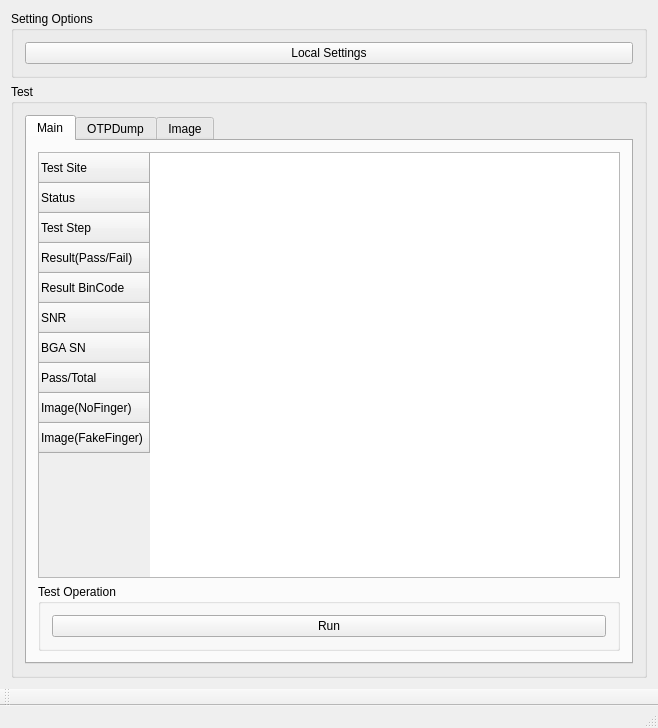
<?xml version="1.0" encoding="UTF-8"?>
<ui version="4.0">
 <class>FPS_TestExecutiveClass</class>
 <widget class="QMainWindow" name="FPS_TestExecutiveClass">
  <property name="geometry">
   <rect>
    <x>0</x>
    <y>0</y>
    <width>658</width>
    <height>728</height>
   </rect>
  </property>
  <property name="windowTitle">
   <string>FPS Test Executive</string>
  </property>
  <widget class="QWidget" name="centralWidget">
   <layout class="QGridLayout" name="gridLayout_4">
    <item row="0" column="0">
     <widget class="QGroupBox" name="SettingOptionGroupBox">
      <property name="title">
       <string>Setting Options</string>
      </property>
      <layout class="QGridLayout" name="gridLayout_2">
       <item row="0" column="0">
        <widget class="QPushButton" name="LocalSettingsPushButton">
         <property name="text">
          <string>Local Settings</string>
         </property>
        </widget>
       </item>
      </layout>
     </widget>
    </item>
    <item row="1" column="0">
     <widget class="QGroupBox" name="TestGroupBox">
      <property name="title">
       <string>Test</string>
      </property>
      <layout class="QGridLayout" name="gridLayout">
       <item row="0" column="0">
        <widget class="QTabWidget" name="tabWidget">
         <property name="currentIndex">
          <number>0</number>
         </property>
         <widget class="QWidget" name="tab">
          <attribute name="title">
           <string>Main</string>
          </attribute>
          <layout class="QVBoxLayout" name="verticalLayout_3">
           <item>
            <layout class="QHBoxLayout" name="horizontalLayout">
             <item>
              <widget class="QTableWidget" name="TestTableWidget">
               <property name="autoScroll">
                <bool>false</bool>
               </property>
               <property name="selectionMode">
                <enum>QAbstractItemView::SingleSelection</enum>
               </property>
               <property name="selectionBehavior">
                <enum>QAbstractItemView::SelectRows</enum>
               </property>
               <property name="textElideMode">
                <enum>Qt::ElideMiddle</enum>
               </property>
               <row>
                <property name="text">
                 <string>Test Site</string>
                </property>
               </row>
               <row>
                <property name="text">
                 <string>Status</string>
                </property>
               </row>
               <row>
                <property name="text">
                 <string>Test Step</string>
                </property>
               </row>
               <row>
                <property name="text">
                 <string>Result(Pass/Fail)</string>
                </property>
                <property name="background">
                 <color>
                  <red>85</red>
                  <green>255</green>
                  <blue>0</blue>
                 </color>
                </property>
               </row>
               <row>
                <property name="text">
                 <string>Result BinCode</string>
                </property>
               </row>
               <row>
                <property name="text">
                 <string>SNR</string>
                </property>
               </row>
               <row>
                <property name="text">
                 <string>BGA SN</string>
                </property>
               </row>
               <row>
                <property name="text">
                 <string>Pass/Total</string>
                </property>
               </row>
               <row>
                <property name="text">
                 <string>Image(NoFinger)</string>
                </property>
               </row>
               <row>
                <property name="text">
                 <string>Image(FakeFinger)</string>
                </property>
               </row>
              </widget>
             </item>
            </layout>
           </item>
           <item>
            <widget class="QGroupBox" name="TestOperationGroupBox">
             <property name="title">
              <string>Test Operation</string>
             </property>
             <layout class="QGridLayout" name="gridLayout_3">
              <item row="0" column="0">
               <widget class="QPushButton" name="pushButtonRun">
                <property name="text">
                 <string>Run</string>
                </property>
               </widget>
              </item>
             </layout>
            </widget>
           </item>
          </layout>
         </widget>
         <widget class="QWidget" name="tab_2">
          <attribute name="title">
           <string>OTPDump</string>
          </attribute>
          <layout class="QVBoxLayout" name="verticalLayout">
           <item>
            <layout class="QHBoxLayout" name="horizontalLayout_2">
             <item>
              <widget class="QComboBox" name="comboBox"/>
             </item>
             <item>
              <widget class="QPushButton" name="pushButtonGetVer">
               <property name="text">
                <string>GetVer</string>
               </property>
              </widget>
             </item>
             <item>
              <widget class="QPushButton" name="pushButtonReadOTP">
               <property name="text">
                <string>ReadOTP</string>
               </property>
              </widget>
             </item>
            </layout>
           </item>
           <item>
            <widget class="QTextBrowser" name="textBrowser"/>
           </item>
          </layout>
         </widget>
         <widget class="QWidget" name="tab_3">
          <attribute name="title">
           <string>Image</string>
          </attribute>
          <widget class="QGroupBox" name="CalibtrationGroupBox">
           <property name="geometry">
            <rect>
             <x>20</x>
             <y>60</y>
             <width>261</width>
             <height>301</height>
            </rect>
           </property>
           <property name="title">
            <string>Calibration Image</string>
           </property>
           <widget class="QLabel" name="CalibrationImageLabel">
            <property name="geometry">
             <rect>
              <x>10</x>
              <y>20</y>
              <width>231</width>
              <height>241</height>
             </rect>
            </property>
            <property name="text">
             <string/>
            </property>
           </widget>
          </widget>
          <widget class="QGroupBox" name="FingerprintImageGroupBox">
           <property name="geometry">
            <rect>
             <x>290</x>
             <y>60</y>
             <width>271</width>
             <height>301</height>
            </rect>
           </property>
           <property name="title">
            <string>Fingerprint Image</string>
           </property>
           <widget class="QLabel" name="FingerprintImageLabel">
            <property name="geometry">
             <rect>
              <x>10</x>
              <y>20</y>
              <width>241</width>
              <height>261</height>
             </rect>
            </property>
            <property name="text">
             <string/>
            </property>
           </widget>
          </widget>
          <widget class="QWidget" name="layoutWidget">
           <property name="geometry">
            <rect>
             <x>10</x>
             <y>10</y>
             <width>561</width>
             <height>25</height>
            </rect>
           </property>
           <layout class="QHBoxLayout" name="horizontalLayout_3">
            <item>
             <widget class="QComboBox" name="ImageSiteComboBox"/>
            </item>
            <item>
             <widget class="QPushButton" name="ImageCalibrationPushButton">
              <property name="text">
               <string>Calibration</string>
              </property>
             </widget>
            </item>
            <item>
             <widget class="QPushButton" name="FigerprintImagePushButton">
              <property name="text">
               <string>Get Figerprint Image</string>
              </property>
             </widget>
            </item>
           </layout>
          </widget>
         </widget>
        </widget>
       </item>
      </layout>
     </widget>
    </item>
   </layout>
  </widget>
  <widget class="QToolBar" name="mainToolBar">
   <attribute name="toolBarArea">
    <enum>BottomToolBarArea</enum>
   </attribute>
   <attribute name="toolBarBreak">
    <bool>false</bool>
   </attribute>
  </widget>
  <widget class="QStatusBar" name="statusBar"/>
  <action name="openAct">
   <property name="text">
    <string>Open...</string>
   </property>
  </action>
  <action name="saveAsAct">
   <property name="text">
    <string>Save As...</string>
   </property>
  </action>
  <action name="exitAct">
   <property name="text">
    <string>Exit</string>
   </property>
  </action>
 </widget>
 <layoutdefault spacing="6" margin="11"/>
 <resources>
  <include location="fps_testexecutive.qrc"/>
 </resources>
 <connections/>
</ui>
